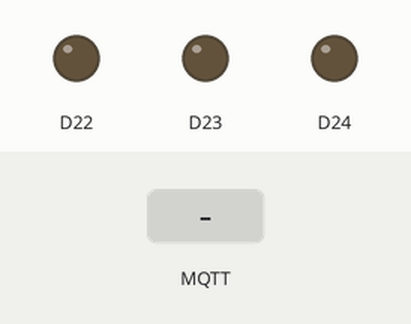
Simulated run of this sketch. Board: Arduino Nano RP2040 Connect. On the bench: output pins drawn as LEDs (lit = HIGH). Dashed ring = blinking. The test bench sets the inputs (shaded band). WiFi joins after 1.5 s; servers stay silent unless stated; no MQTT or app messages arrive unless stated; what the sketch prints to the serial monitor is not drawn.

Above: at 3.7 s.
3.8 s: MQTT message "on" arrives on the first subscribed topic
At 4.2 s:
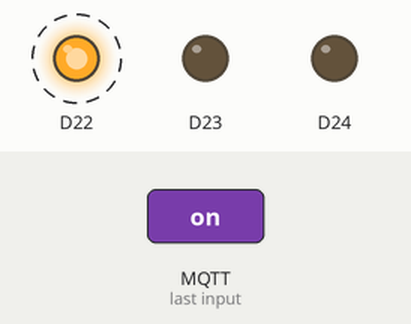
6.8 s: MQTT message "on2" arrives on the first subscribed topic
At 7.0 s:
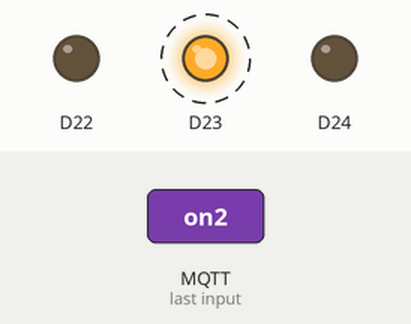
9.8 s: MQTT message "on3" arrives on the first subscribed topic
At 10.9 s:
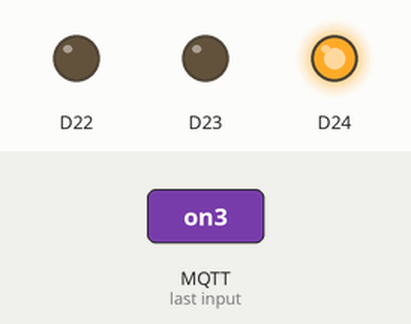
Timing chart, 0 to 12.8 s (numbered marks = the images above; inputs shaded):
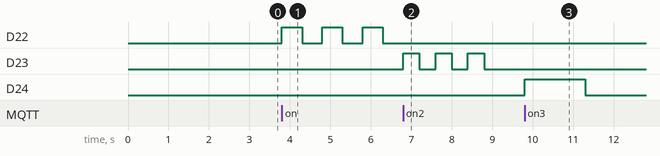

Measured:
- after the input at 3.8 s, D22: alternates HIGH for 0.50 s and LOW for 0.50 s, starting at once
- after the input at 6.8 s, D23: alternates HIGH for 0.40 s and LOW for 0.40 s, 6 changes in all, then stays LOW, starting at once
- after the input at 9.8 s, D24: LOW → HIGH at once, → LOW 1.5 s later

The sketch:

mqtt_nanorp2040.ino
```cpp
#include <WiFiNINA.h>
#include <PubSubClient.h>
#include "secrets.h"

WiFiClient wifi;
int status = WL_IDLE_STATUS;

IPAddress server(192, 168, 0, 0); //Ip raspberry
PubSubClient client(wifi);

void setup() {
//  while (!Serial){
//    ;
//  }
  pinMode(LEDR, OUTPUT);
  pinMode(LEDG, OUTPUT);
  pinMode(LEDB, OUTPUT);
  Serial.begin(9600);
  Serial.println("OK");
  Serial.print("Connessione...");
  while (status != WL_CONNECTED) {
    status = WiFi.begin(WIFI_SSID, WIFI_PASS);
    Serial.print(".");
    delay(1000);
  }
  Serial.println("Connected to WiFi!\n");

  client.setServer(server, 1883);
  client.setCallback(callback);

  if (client.connect("arduinosub")) {
    Serial.println("mqtt connected");
    client.subscribe("dance/lights"); //change depending on the topic you want to use or add new ones in case you're using more
  } else {
    Serial.println("mqtt not connected");
    Serial.print("failed, rc=");
    Serial.println(client.state());
  }
}

void loop() {
  client.loop();
}

void callback(char* topic, byte* payload, unsigned int length){
  String msg;
  for (int i = 0; i < length; i++) {
    msg += (char)payload[i];
  }
  Serial.println(msg);
  if (strcmp(topic, "dance/lights") == 0) {
    if (msg == "on") {//change this in case you're receiveing different messages
      digitalWrite(LEDR, HIGH);//change all this part depending on what components you're using
      delay(500);
      digitalWrite(LEDR, LOW);
      delay(500);
      digitalWrite(LEDR, HIGH);
      delay(500);
      digitalWrite(LEDR, LOW);
      delay(500);
      digitalWrite(LEDR, HIGH);
      delay(500);
      digitalWrite(LEDR, LOW);
    }else if(msg == "on2"){
      digitalWrite(LEDG, HIGH);
      delay(400);
      digitalWrite(LEDG, LOW);
      delay(400);
      digitalWrite(LEDG, HIGH);
      delay(400);
      digitalWrite(LEDG, LOW);
      delay(400);
      digitalWrite(LEDG, HIGH);
      delay(400);
      digitalWrite(LEDG, LOW);
      Serial.print("el mensaje fue:");
      Serial.print(msg);
    }else if(msg == "on3"){
      digitalWrite(LEDB, HIGH);
      delay(1500);
      digitalWrite(LEDB, LOW);
      Serial.print("el mensaje fue:");
      Serial.print(msg);
    }
    else{
      //lightsOff();
      Serial.print("el mensaje fue:");
      Serial.print(msg);
         }
  }
}
```

secrets.h
```cpp
const char WIFI_SSID[] = "wifinamerouter";
const char WIFI_PASS[] = "password";
```
